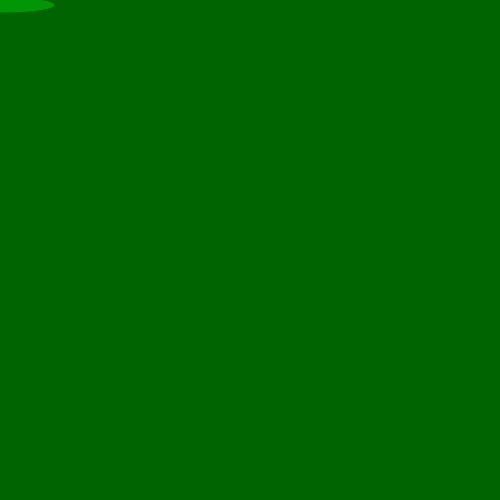
Frame 1 (no input)
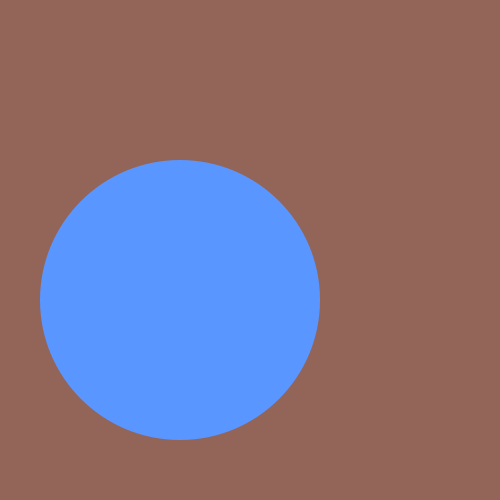
Frame 60 (the mouse pressed at the canvas centre just before this capture)
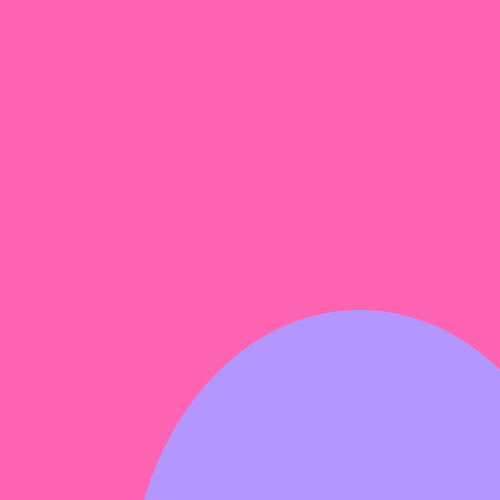
Frame 120 (the mouse held since frame 60 and released just before this capture)

The Processing sketch that drew these frames (run headless with seeded random() and noise(); from frame 60 on, the mouse is pressed at the canvas centre):

// Processing sketch: processing_163459
// ── processing_163459.pde

  float y = 0.0;
  float x = 0.0;


void setup() {
  size(500,500);
}

void draw() {
  frameRate(40);
  background(y*.5,100,x*.5);
   y += 5;
  x += 3;
  noStroke();
  fill(x/2,150,y/.9999999);
  ellipse(x,y,x+100,y-20);
  if (y>1000) {
    y = 0;
    x = 0;
  }
}
